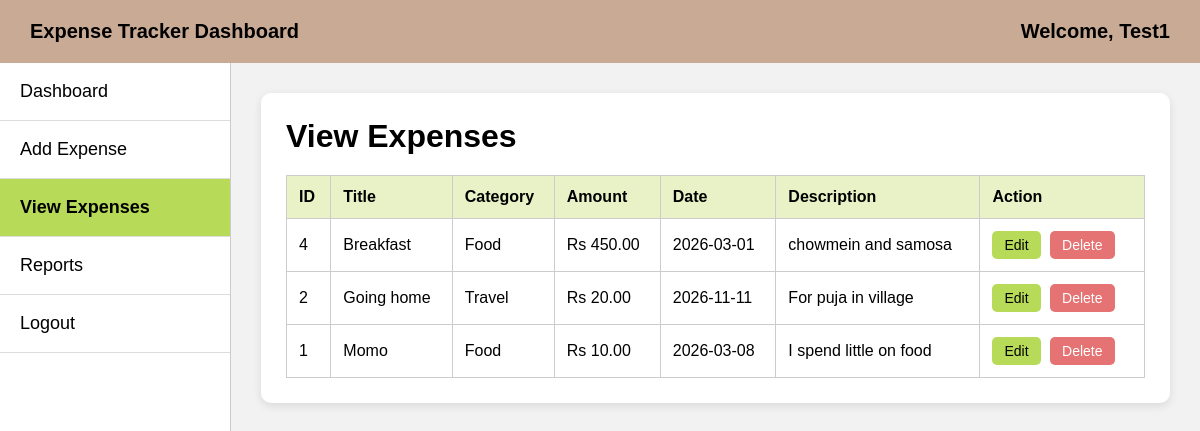
/viewexpense.php (signed in), run on the app's committed database.
### tables this page shows
CREATE TABLE `expenses` (
  `id` int NOT NULL,
  `title` varchar(100) NOT NULL,
  `category` varchar(50) NOT NULL,
  `amount` decimal(10,2) NOT NULL,
  `expense_date` date NOT NULL,
  `description` text
);

### viewexpense.php (the view, shortened to what this page needs)
<?php
include("db.php");
$sql = "SELECT * FROM expenses ORDER BY id DESC";
$result = mysqli_query($conn, $sql);
?>
<!DOCTYPE html>
<html>
<head>
</head>
<body>
<div class="topbar">
<div>Expense Tracker Dashboard</div>
<div>Welcome, <?php echo $_SESSION['username']; ?></div>
</div>
<div class="main">
<div class="sidebar">
<div class="menu-item"><a href="dashboard.php">Dashboard</a></div>
<div class="menu-item"><a href="addexpense.php">Add Expense</a></div>
<div class="menu-item active"><a href="viewexpense.php">View Expenses</a></div>
<div class="menu-item"><a href="reports.php">Reports</a></div>
<div class="menu-item"><a href="logout.php">Logout</a></div>
</div>
<div class="content">
<div class="table-box">
<h1>View Expenses</h1>
<table>
<tr>
<th>ID</th>
<th>Title</th>
<th>Category</th>
<th>Amount</th>
<th>Date</th>
<th>Description</th>
<th>Action</th>
</tr>
<?php
while($row = mysqli_fetch_assoc($result))
{
?>
<tr>
<td><?php echo $row['id']; ?></td>
<td><?php echo $row['title']; ?></td>
<td><?php echo $row['category']; ?></td>
<td>Rs <?php echo $row['amount']; ?></td>
<td><?php echo $row['expense_date']; ?></td>
<td><?php echo $row['description']; ?></td>
<td>
<a class="action-btn edit" href="editexpense.php?id=<?php echo $row['id']; ?>">Edit</a>
<a class="action-btn delete" href="deleteexpense.php?id=<?php echo $row['id']; ?>" onclick="return confirm('Are you sure you want to delete this expense?')">Delete</a>
</td>
</tr>
<?php
}
?>
</table>
</div>
</div>
</div>
</body>
</html>

### viewexpense.php (style rules this page uses)
body { margin:0; font-family:Arial; background:#f2f2f2; }
.topbar { background:#c9ab95; padding:20px 30px; display:flex; justify-content:space-between; align-items:center; font-size:20px; font-weight:bold; }
.main { display:flex; min-height:100vh; }
.sidebar { width:230px; background:#ffffff; border-right:1px solid #ccc; }
.menu-item { padding:18px 20px; border-bottom:1px solid #ddd; font-size:18px; }
.menu-item a { text-decoration:none; color:black; display:block; }
.active { background:#b7db58; font-weight:bold; }
.content { flex:1; padding:30px; }
.table-box { background:white; padding:25px; border-radius:10px; box-shadow:0 3px 10px rgba(0,0,0,0.1); }
.table-box h1 { margin-top:0; margin-bottom:20px; }
table { width:100%; border-collapse:collapse; }
th, td { padding:12px; border:1px solid #ccc; text-align:left; }
th { background:#e9f2c7; }
.action-btn { text-decoration:none; padding:6px 12px; border-radius:5px; font-size:14px; margin-right:5px; display:inline-block; }
.edit { background:#b7db58; color:black; }
.delete { background:#e57373; color:white; }

### data on the page
expenses: id "4", title "Breakfast", category "Food", amount "450.00", expense_date "2026-03-01", description "chowmein and samosa"
expenses: id "2", title "Going home", category "Travel", amount "20.00", expense_date "2026-11-11", description "For puja in village"
expenses: id "1", title "Momo", category "Food", amount "10.00", expense_date "2026-03-08", description "I spend little on food"

### other printed values
$_SESSION['username'] "Test1"
